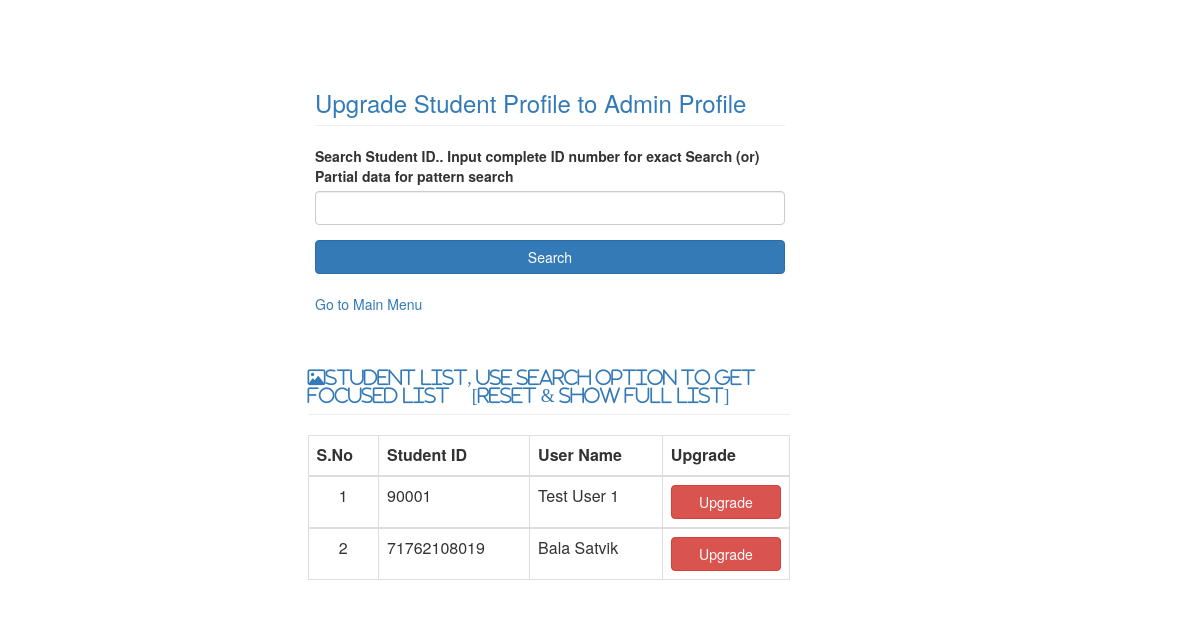
Page /upgrade_profile on the earlier database version.
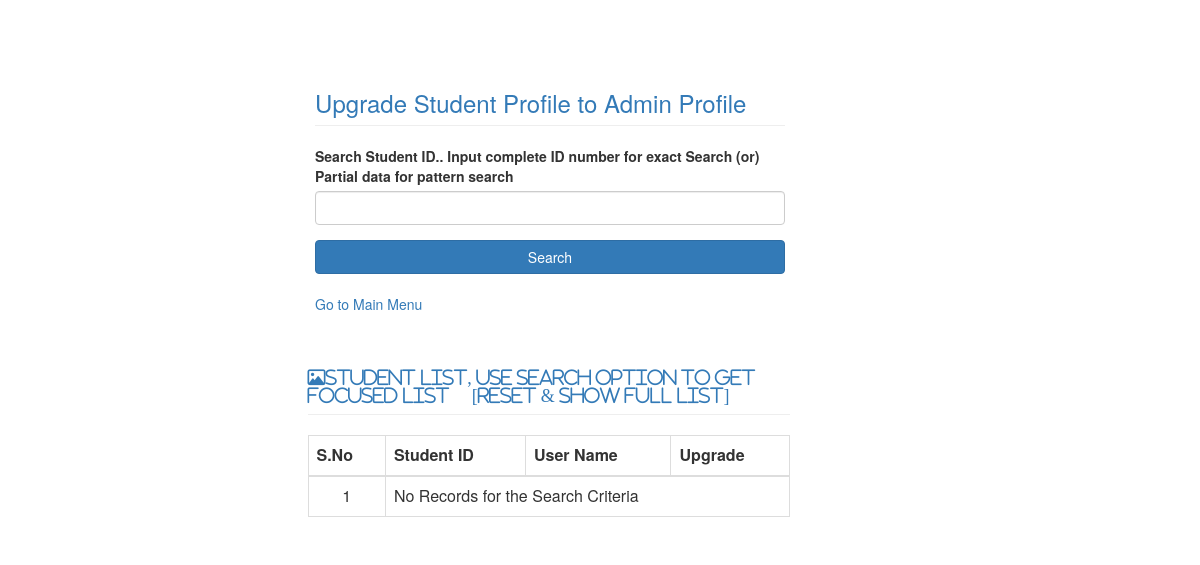
Same page on the later database version.
### tables this page shows
CREATE TABLE Credentials (
    emailid TEXT PRIMARY KEY,
    Id_no INTEGER NOT NULL,
    Name TEXT NOT NULL,
    Passwd TEXT NOT NULL,
    Dept integer NOT NULL,
    usergrp TEXT NO NULL
);

### app.py (the view)
@app.route("/upgrade_profile", methods = ["POST","GET"])
def upgrade_profile():
    con = sqlite3.connect("IR40.db")
    con.row_factory = sqlite3.Row
    cur = con.cursor()
    if request.method == "POST":
        Id_no = "%"+request.form["Id_no"]+"%"
        select_query = """ SELECT * from Credentials where usergrp='S' and Id_no LIKE ? order by Id_no ASC"""
        cur.execute(select_query,(Id_no,))
    elif request.method =="GET":
        Id_no = request.args.get("Id_no")
        if  Id_no is None:
            select_query = """ SELECT * from Credentials where usergrp='S' order by Id_no ASC"""
            cur.execute(select_query)
        else:
            select_query = """ SELECT * from Credentials where usergrp='S' and Id_no=? order by Id_no ASC"""
            cur.execute(select_query,[Id_no])
    else:
        select_query = """ SELECT * from Credentials where usergrp='S' order by Id_no ASC"""
        cur.execute(select_query)
    data = cur.fetchall()
    con.close()
    return render_template("upgrade_profile.html", data=data, dataalert="N")

### templates/upgrade_profile.html (shortened to what this page needs)
<html>
    <head>
        <link rel="stylesheet" href="{{url_for('static',filename='css/bootstrap.min.css')}}">
        <link rel="stylesheet" href="{{url_for('static',filename='myfont/css/all.min.css')}}">
    </head>
    <body>
        <div class="col-md-offset-3 col-md-5" style="margin-top:50px">
            <form action="/upgrade_profile" method="POST" enctype="multipart/form-data">
                <h3 class="page-header text-primary">Upgrade Student Profile to Admin Profile</h3>
                 <div class="form-group">
                    <label>Search Student ID.. Input complete ID number for exact Search (or) Partial data for pattern search </label>
                    <input type="text" class="form-control" name="Id_no" required>
                </div>
                <div class="form-group">
                    <input type="submit" value="Search" class="btn btn-primary btn-block">
                    <br>
                    <a href="/menu">Go to Main Menu</a>
                </div>
            </form>
        </div>
        {% if data %}
            <div class="row">
            <div class="col-md-offset-3 col-md-5">
                <h4 class="page-header text-primary "><span class="fa fa-image">Student List, Use Search Option to Get Focused List &nbsp;&nbsp;&nbsp;&nbsp;<a href="{{url_for('upgrade_profile')}}">[Reset & Show Full List]</a></span></h4>
                 <table class="table table-bordered">
                      <thead>
                            <tr>
                            <th>S.No</th>
                            <th>Student ID</th>
                            <th>User Name</th>
                            <th>Upgrade</th>
                        </tr>
                        </thead>
                        {% for res in data %}
                            {% set i=loop.index %}
                                <tbody>
                                    <tr>
                                        <td style="text-align:center">{{i}}</td>
                                        <td>{{res['id_no']}}</a></td>
                                        <td>{{res['Name']}}
                                        <td><a href="{{url_for('upgrade_profile_update', id = res['Id_no'])}}" class="btn btn-danger btn-block">Upgrade</a></td>
                                    </tr>
                                </tbody>
                        {% endfor %}
                      </table>
            </div>
        </div>
        {%else%}
        <div class="row">
            <div class="col-md-offset-3 col-md-5">
                <h4 class="page-header text-primary "><span class="fa fa-image">Student List, Use Search Option to Get Focused List &nbsp;&nbsp;&nbsp;&nbsp;<a href="{{url_for('upgrade_profile')}}">[Reset & Show Full List]</a></span></h4>
                 <table class="table table-bordered">
                    <thead>
                        <tr>
                            <th>S.No</th>
                            <th>Student ID</th>
                            <th>User Name</th>
                            <th>Upgrade</th>
                        </tr>
                        </thead>
                        <tbody>
                            <tr>
                                <td style="text-align:center">1</td>
                                <td colspan=3>No Records for the Search Criteria </td>
                            </tr>
                        </tbody>
                </table>
            </div>
        </div>
        {% endif %}
    </body>
</html>

Differences in the rows shown:
removed Credentials: Dept "1", id_no "90001", Name "Test User 1"
no longer on this page (row edited): Credentials: i "2", id_no "71762108019", Name "Bala Satvik"
Other differences:
text now shown: "1 No Records for the Search Criteria"
